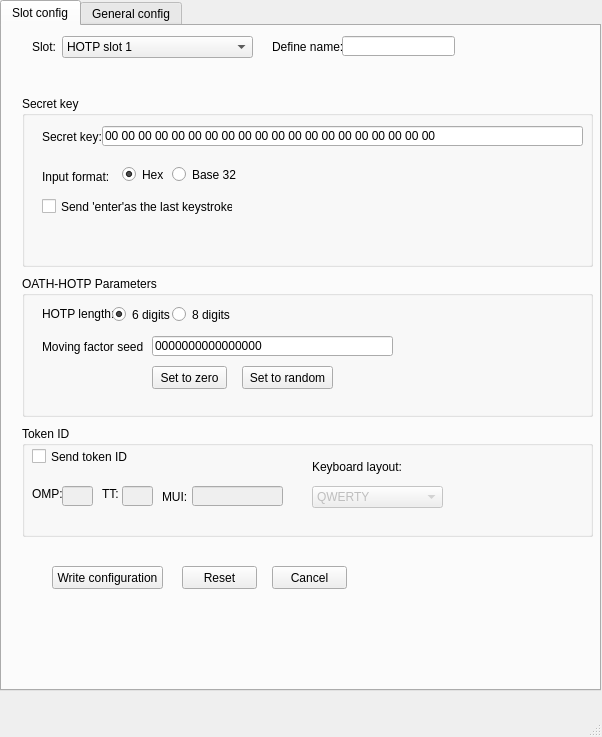
<?xml version="1.0" encoding="UTF-8"?>
<ui version="4.0">
 <class>MainWindow</class>
 <widget class="QMainWindow" name="MainWindow">
  <property name="geometry">
   <rect>
    <x>0</x>
    <y>0</y>
    <width>602</width>
    <height>737</height>
   </rect>
  </property>
  <property name="windowTitle">
   <string>MainWindow</string>
  </property>
  <widget class="QWidget" name="centralWidget">
   <widget class="QTabWidget" name="tabWidget">
    <property name="geometry">
     <rect>
      <x>0</x>
      <y>0</y>
      <width>601</width>
      <height>691</height>
     </rect>
    </property>
    <property name="currentIndex">
     <number>0</number>
    </property>
    <widget class="QWidget" name="tab">
     <attribute name="title">
      <string>Slot config</string>
     </attribute>
     <widget class="QPushButton" name="resetButton">
      <property name="geometry">
       <rect>
        <x>180</x>
        <y>540</y>
        <width>75</width>
        <height>23</height>
       </rect>
      </property>
      <property name="text">
       <string>Reset</string>
      </property>
     </widget>
     <widget class="QGroupBox" name="groupBox">
      <property name="geometry">
       <rect>
        <x>20</x>
        <y>70</y>
        <width>571</width>
        <height>171</height>
       </rect>
      </property>
      <property name="title">
       <string>Secret key</string>
      </property>
      <widget class="QRadioButton" name="hexRadioButton">
       <property name="geometry">
        <rect>
         <x>100</x>
         <y>70</y>
         <width>82</width>
         <height>17</height>
        </rect>
       </property>
       <property name="text">
        <string>Hex</string>
       </property>
       <property name="checked">
        <bool>true</bool>
       </property>
      </widget>
      <widget class="QRadioButton" name="base32RadioButton">
       <property name="geometry">
        <rect>
         <x>150</x>
         <y>70</y>
         <width>82</width>
         <height>17</height>
        </rect>
       </property>
       <property name="text">
        <string>Base 32</string>
       </property>
       <property name="checkable">
        <bool>true</bool>
       </property>
      </widget>
      <widget class="QLineEdit" name="secretEdit">
       <property name="geometry">
        <rect>
         <x>80</x>
         <y>30</y>
         <width>481</width>
         <height>20</height>
        </rect>
       </property>
       <property name="inputMask">
        <string>HH HH HH HH HH HH HH HH HH HH HH HH HH HH HH HH HH HH HH HH; </string>
       </property>
       <property name="text">
        <string>00 00 00 00 00 00 00 00 00 00 00 00 00 00 00 00 00 00 00 00</string>
       </property>
       <property name="maxLength">
        <number>59</number>
       </property>
      </widget>
      <widget class="QLabel" name="label_3">
       <property name="geometry">
        <rect>
         <x>20</x>
         <y>30</y>
         <width>61</width>
         <height>21</height>
        </rect>
       </property>
       <property name="text">
        <string>Secret key:</string>
       </property>
      </widget>
      <widget class="QLabel" name="label_4">
       <property name="geometry">
        <rect>
         <x>20</x>
         <y>70</y>
         <width>71</width>
         <height>21</height>
        </rect>
       </property>
       <property name="text">
        <string>Input format:</string>
       </property>
      </widget>
      <widget class="QCheckBox" name="enterCheckBox">
       <property name="geometry">
        <rect>
         <x>20</x>
         <y>100</y>
         <width>191</width>
         <height>21</height>
        </rect>
       </property>
       <property name="text">
        <string>Send 'enter'as the last keystroke</string>
       </property>
      </widget>
     </widget>
     <widget class="QPushButton" name="cancelButton">
      <property name="geometry">
       <rect>
        <x>270</x>
        <y>540</y>
        <width>75</width>
        <height>23</height>
       </rect>
      </property>
      <property name="text">
       <string>Cancel</string>
      </property>
     </widget>
     <widget class="QPushButton" name="writeButton">
      <property name="geometry">
       <rect>
        <x>50</x>
        <y>540</y>
        <width>111</width>
        <height>23</height>
       </rect>
      </property>
      <property name="text">
       <string>Write configuration</string>
      </property>
     </widget>
     <widget class="QLabel" name="label_2">
      <property name="geometry">
       <rect>
        <x>270</x>
        <y>10</y>
        <width>71</width>
        <height>21</height>
       </rect>
      </property>
      <property name="text">
       <string>Define name:</string>
      </property>
     </widget>
     <widget class="QComboBox" name="slotComboBox">
      <property name="geometry">
       <rect>
        <x>60</x>
        <y>10</y>
        <width>191</width>
        <height>22</height>
       </rect>
      </property>
      <item>
       <property name="text">
        <string>HOTP slot 1</string>
       </property>
      </item>
      <item>
       <property name="text">
        <string>HOTP slot 2</string>
       </property>
      </item>
      <item>
       <property name="text">
        <string>TOTP slot 1</string>
       </property>
      </item>
      <item>
       <property name="text">
        <string>TOTP slot 2</string>
       </property>
      </item>
      <item>
       <property name="text">
        <string>TOTP slot 3</string>
       </property>
      </item>
      <item>
       <property name="text">
        <string>TOTP slot 4</string>
       </property>
      </item>
     </widget>
     <widget class="QLabel" name="label">
      <property name="geometry">
       <rect>
        <x>30</x>
        <y>10</y>
        <width>31</width>
        <height>21</height>
       </rect>
      </property>
      <property name="text">
       <string>Slot:</string>
      </property>
     </widget>
     <widget class="QGroupBox" name="groupBox_2">
      <property name="geometry">
       <rect>
        <x>20</x>
        <y>400</y>
        <width>571</width>
        <height>111</height>
       </rect>
      </property>
      <property name="title">
       <string>Token ID</string>
      </property>
      <widget class="QCheckBox" name="tokenIDCheckBox">
       <property name="enabled">
        <bool>true</bool>
       </property>
       <property name="geometry">
        <rect>
         <x>10</x>
         <y>20</y>
         <width>101</width>
         <height>21</height>
        </rect>
       </property>
       <property name="text">
        <string>Send token ID</string>
       </property>
      </widget>
      <widget class="QLineEdit" name="ompEdit">
       <property name="enabled">
        <bool>false</bool>
       </property>
       <property name="geometry">
        <rect>
         <x>40</x>
         <y>60</y>
         <width>31</width>
         <height>20</height>
        </rect>
       </property>
       <property name="inputMask">
        <string>NN; </string>
       </property>
      </widget>
      <widget class="QLineEdit" name="ttEdit">
       <property name="enabled">
        <bool>false</bool>
       </property>
       <property name="geometry">
        <rect>
         <x>100</x>
         <y>60</y>
         <width>31</width>
         <height>20</height>
        </rect>
       </property>
       <property name="inputMask">
        <string>NN; </string>
       </property>
      </widget>
      <widget class="QLineEdit" name="muiEdit">
       <property name="enabled">
        <bool>false</bool>
       </property>
       <property name="geometry">
        <rect>
         <x>170</x>
         <y>60</y>
         <width>91</width>
         <height>20</height>
        </rect>
       </property>
       <property name="inputMask">
        <string>HHHHHHHH; </string>
       </property>
      </widget>
      <widget class="QLabel" name="label_7">
       <property name="geometry">
        <rect>
         <x>10</x>
         <y>60</y>
         <width>31</width>
         <height>16</height>
        </rect>
       </property>
       <property name="text">
        <string>OMP:</string>
       </property>
      </widget>
      <widget class="QLabel" name="label_8">
       <property name="geometry">
        <rect>
         <x>80</x>
         <y>60</y>
         <width>21</width>
         <height>16</height>
        </rect>
       </property>
       <property name="text">
        <string>TT:</string>
       </property>
      </widget>
      <widget class="QLabel" name="label_9">
       <property name="geometry">
        <rect>
         <x>140</x>
         <y>60</y>
         <width>31</width>
         <height>21</height>
        </rect>
       </property>
       <property name="text">
        <string>MUI:</string>
       </property>
      </widget>
      <widget class="QComboBox" name="keyboardComboBox">
       <property name="enabled">
        <bool>false</bool>
       </property>
       <property name="geometry">
        <rect>
         <x>290</x>
         <y>60</y>
         <width>131</width>
         <height>22</height>
        </rect>
       </property>
       <item>
        <property name="text">
         <string>QWERTY</string>
        </property>
       </item>
       <item>
        <property name="text">
         <string>QWERTZ</string>
        </property>
       </item>
       <item>
        <property name="text">
         <string>AZERTY</string>
        </property>
       </item>
       <item>
        <property name="text">
         <string>DVORAK</string>
        </property>
       </item>
      </widget>
      <widget class="QLabel" name="label_10">
       <property name="geometry">
        <rect>
         <x>290</x>
         <y>30</y>
         <width>91</width>
         <height>21</height>
        </rect>
       </property>
       <property name="text">
        <string>Keyboard layout:</string>
       </property>
      </widget>
     </widget>
     <widget class="QLineEdit" name="nameEdit">
      <property name="geometry">
       <rect>
        <x>340</x>
        <y>10</y>
        <width>113</width>
        <height>20</height>
       </rect>
      </property>
      <property name="inputMask">
       <string>NNNNNNNNNNNNNNN; </string>
      </property>
     </widget>
     <widget class="QGroupBox" name="hotpGroupBox">
      <property name="geometry">
       <rect>
        <x>20</x>
        <y>250</y>
        <width>571</width>
        <height>141</height>
       </rect>
      </property>
      <property name="title">
       <string>OATH-HOTP Parameters</string>
      </property>
      <widget class="QLabel" name="label_5">
       <property name="geometry">
        <rect>
         <x>20</x>
         <y>30</y>
         <width>71</width>
         <height>16</height>
        </rect>
       </property>
       <property name="text">
        <string>HOTP length:</string>
       </property>
      </widget>
      <widget class="QRadioButton" name="digits6radioButton">
       <property name="geometry">
        <rect>
         <x>90</x>
         <y>30</y>
         <width>82</width>
         <height>17</height>
        </rect>
       </property>
       <property name="text">
        <string>6 digits</string>
       </property>
       <property name="checked">
        <bool>true</bool>
       </property>
      </widget>
      <widget class="QRadioButton" name="digits8radioButton">
       <property name="geometry">
        <rect>
         <x>150</x>
         <y>30</y>
         <width>82</width>
         <height>17</height>
        </rect>
       </property>
       <property name="text">
        <string>8 digits</string>
       </property>
      </widget>
      <widget class="QLabel" name="label_6">
       <property name="geometry">
        <rect>
         <x>20</x>
         <y>60</y>
         <width>101</width>
         <height>21</height>
        </rect>
       </property>
       <property name="text">
        <string>Moving factor seed:</string>
       </property>
      </widget>
      <widget class="QLineEdit" name="counterEdit">
       <property name="geometry">
        <rect>
         <x>130</x>
         <y>60</y>
         <width>241</width>
         <height>20</height>
        </rect>
       </property>
       <property name="inputMask">
        <string>HHHHHHHHHHHHHHHH; </string>
       </property>
       <property name="text">
        <string>0000000000000000</string>
       </property>
      </widget>
      <widget class="QPushButton" name="setToZeroButton">
       <property name="geometry">
        <rect>
         <x>130</x>
         <y>90</y>
         <width>75</width>
         <height>23</height>
        </rect>
       </property>
       <property name="text">
        <string>Set to zero</string>
       </property>
      </widget>
      <widget class="QPushButton" name="setToRandomButton">
       <property name="geometry">
        <rect>
         <x>220</x>
         <y>90</y>
         <width>91</width>
         <height>23</height>
        </rect>
       </property>
       <property name="text">
        <string>Set to random</string>
       </property>
      </widget>
     </widget>
    </widget>
    <widget class="QWidget" name="tab_2">
     <attribute name="title">
      <string>General config</string>
     </attribute>
     <widget class="QLabel" name="label_11">
      <property name="geometry">
       <rect>
        <x>20</x>
        <y>20</y>
        <width>101</width>
        <height>21</height>
       </rect>
      </property>
      <property name="text">
       <string>Firmware version:</string>
      </property>
     </widget>
     <widget class="QLabel" name="label_12">
      <property name="geometry">
       <rect>
        <x>20</x>
        <y>50</y>
        <width>101</width>
        <height>21</height>
       </rect>
      </property>
      <property name="text">
       <string>Card serial number:</string>
      </property>
     </widget>
     <widget class="QLineEdit" name="firmwareEdit">
      <property name="geometry">
       <rect>
        <x>110</x>
        <y>20</y>
        <width>113</width>
        <height>20</height>
       </rect>
      </property>
      <property name="readOnly">
       <bool>true</bool>
      </property>
     </widget>
     <widget class="QLineEdit" name="serialEdit">
      <property name="geometry">
       <rect>
        <x>120</x>
        <y>50</y>
        <width>113</width>
        <height>20</height>
       </rect>
      </property>
      <property name="readOnly">
       <bool>true</bool>
      </property>
     </widget>
     <widget class="QLabel" name="label_13">
      <property name="geometry">
       <rect>
        <x>20</x>
        <y>90</y>
        <width>101</width>
        <height>21</height>
       </rect>
      </property>
      <property name="text">
       <string>NumLock dobletap:</string>
      </property>
     </widget>
     <widget class="QLabel" name="label_14">
      <property name="geometry">
       <rect>
        <x>20</x>
        <y>120</y>
        <width>111</width>
        <height>21</height>
       </rect>
      </property>
      <property name="text">
       <string>CapsLock doubletap:</string>
      </property>
     </widget>
     <widget class="QLabel" name="label_15">
      <property name="geometry">
       <rect>
        <x>20</x>
        <y>150</y>
        <width>111</width>
        <height>21</height>
       </rect>
      </property>
      <property name="text">
       <string>ScrollLock doubletap:</string>
      </property>
     </widget>
     <widget class="QComboBox" name="numLockComboBox">
      <property name="geometry">
       <rect>
        <x>130</x>
        <y>90</y>
        <width>131</width>
        <height>22</height>
       </rect>
      </property>
      <item>
       <property name="text">
        <string>Do nothing</string>
       </property>
      </item>
      <item>
       <property name="text">
        <string>Send HOTP1</string>
       </property>
      </item>
      <item>
       <property name="text">
        <string>Send HOTP2</string>
       </property>
      </item>
     </widget>
     <widget class="QComboBox" name="capsLockComboBox">
      <property name="geometry">
       <rect>
        <x>130</x>
        <y>120</y>
        <width>131</width>
        <height>22</height>
       </rect>
      </property>
      <item>
       <property name="text">
        <string>Do nothing</string>
       </property>
      </item>
      <item>
       <property name="text">
        <string>Send HOTP1</string>
       </property>
      </item>
      <item>
       <property name="text">
        <string>Send HOTP2</string>
       </property>
      </item>
     </widget>
     <widget class="QComboBox" name="scrollLockComboBox">
      <property name="geometry">
       <rect>
        <x>130</x>
        <y>150</y>
        <width>131</width>
        <height>22</height>
       </rect>
      </property>
      <item>
       <property name="text">
        <string>Do nothing</string>
       </property>
      </item>
      <item>
       <property name="text">
        <string>Send HOTP1</string>
       </property>
      </item>
      <item>
       <property name="text">
        <string>Send HOTP2</string>
       </property>
      </item>
     </widget>
     <widget class="QPushButton" name="writeGeneralConfigButton">
      <property name="geometry">
       <rect>
        <x>30</x>
        <y>200</y>
        <width>101</width>
        <height>21</height>
       </rect>
      </property>
      <property name="text">
       <string>Write config</string>
      </property>
     </widget>
     <widget class="QPushButton" name="resetGeneralConfigButton">
      <property name="geometry">
       <rect>
        <x>160</x>
        <y>200</y>
        <width>75</width>
        <height>23</height>
       </rect>
      </property>
      <property name="text">
       <string>Reset</string>
      </property>
     </widget>
     <widget class="QPushButton" name="generalCancelButton">
      <property name="geometry">
       <rect>
        <x>270</x>
        <y>200</y>
        <width>75</width>
        <height>23</height>
       </rect>
      </property>
      <property name="text">
       <string>Cancel</string>
      </property>
     </widget>
    </widget>
   </widget>
  </widget>
  <widget class="QMenuBar" name="menuBar">
   <property name="geometry">
    <rect>
     <x>0</x>
     <y>0</y>
     <width>602</width>
     <height>21</height>
    </rect>
   </property>
  </widget>
  <widget class="QStatusBar" name="statusBar"/>
 </widget>
 <layoutdefault spacing="6" margin="11"/>
 <resources/>
 <connections>
  <connection>
   <sender>cancelButton</sender>
   <signal>clicked()</signal>
   <receiver>MainWindow</receiver>
   <slot>hide()</slot>
   <hints>
    <hint type="sourcelabel">
     <x>267</x>
     <y>692</y>
    </hint>
    <hint type="destinationlabel">
     <x>262</x>
     <y>366</y>
    </hint>
   </hints>
  </connection>
  <connection>
   <sender>generalCancelButton</sender>
   <signal>clicked()</signal>
   <receiver>MainWindow</receiver>
   <slot>hide()</slot>
   <hints>
    <hint type="sourcelabel">
     <x>309</x>
     <y>254</y>
    </hint>
    <hint type="destinationlabel">
     <x>300</x>
     <y>368</y>
    </hint>
   </hints>
  </connection>
 </connections>
</ui>
